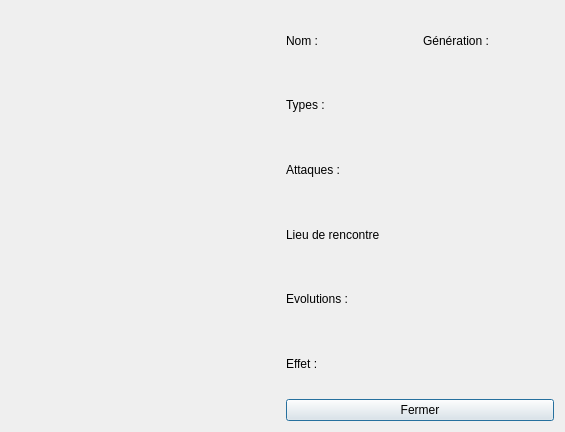
<?xml version="1.0" encoding="UTF-8"?>
<ui version="4.0">
 <class>Details</class>
 <widget class="QDialog" name="Details">
  <property name="geometry">
   <rect>
    <x>0</x>
    <y>0</y>
    <width>565</width>
    <height>432</height>
   </rect>
  </property>
  <property name="windowTitle">
   <string>Dialog</string>
  </property>
  <layout class="QHBoxLayout" name="horizontalLayout_2">
   <item>
    <layout class="QHBoxLayout" name="horizontalLayout">
     <item>
      <widget class="QWidget" name="widget" native="true">
       <zorder>verticalLayoutWidget</zorder>
      </widget>
     </item>
     <item>
      <layout class="QVBoxLayout" name="verticalLayout">
       <item>
        <layout class="QHBoxLayout" name="horizontalLayout_3">
         <item>
          <widget class="QLabel" name="label_3">
           <property name="text">
            <string>Nom :</string>
           </property>
          </widget>
         </item>
         <item>
          <widget class="QLabel" name="label_4">
           <property name="text">
            <string>Génération :</string>
           </property>
          </widget>
         </item>
        </layout>
       </item>
       <item>
        <widget class="QLabel" name="label_2">
         <property name="text">
          <string>Types :</string>
         </property>
        </widget>
       </item>
       <item>
        <widget class="QLabel" name="label">
         <property name="text">
          <string>Attaques :</string>
         </property>
        </widget>
       </item>
       <item>
        <widget class="QLabel" name="label_5">
         <property name="text">
          <string>Lieu de rencontre</string>
         </property>
        </widget>
       </item>
       <item>
        <widget class="QLabel" name="label_6">
         <property name="text">
          <string>Evolutions :</string>
         </property>
        </widget>
       </item>
       <item>
        <widget class="QLabel" name="label_7">
         <property name="text">
          <string>Effet :</string>
         </property>
        </widget>
       </item>
       <item>
        <widget class="QPushButton" name="pushButton">
         <property name="text">
          <string>Fermer</string>
         </property>
        </widget>
       </item>
      </layout>
     </item>
    </layout>
   </item>
  </layout>
 </widget>
 <resources/>
 <connections/>
</ui>
